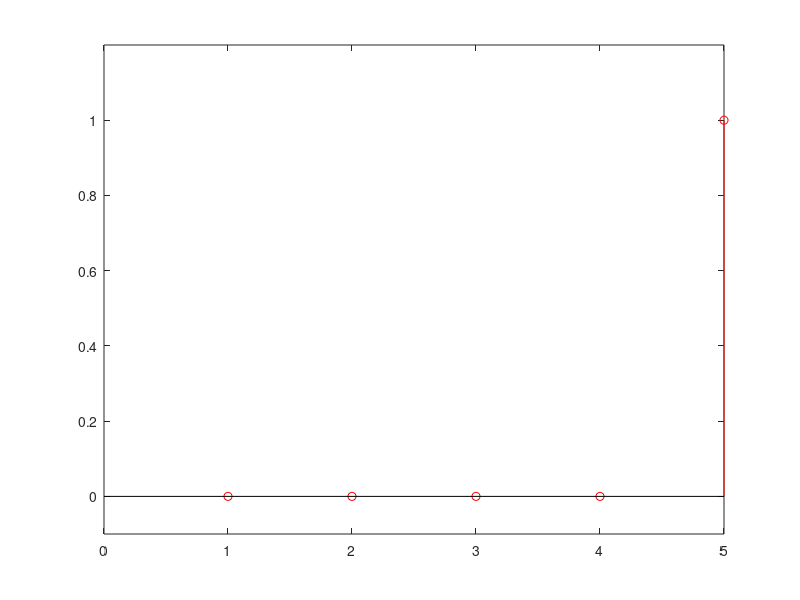

Here is the MATLAB script that generated this plot:
L=input('Panjang Gelombang (>=40)= ')
P=input('Posisi Pulsa= ')
for n=1:L
    if(n==P)
        step(n)=1;
    else
        step(n)=0;
    end
end
x=1:L;
stem(x,step, '-r')
axis([0 L -.1 1.2])
